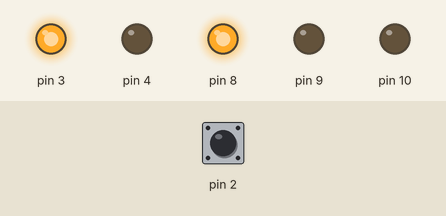
Bench run of a sketch on a simulated Arduino Uno, built with avr-gcc and run on an emulated ATmega328P. Parts: output pins drawn as LEDs (lit = HIGH). The inputs (shaded band) are chosen by the test bench; at power-on: pin 2 HIGH.

Above: at 1.2 s.
1.3 s: pin 2 pulled LOW for 0.15 s
At 2.4 s:
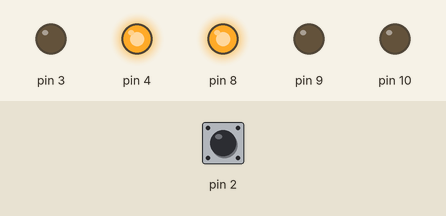
At 22.4 s:
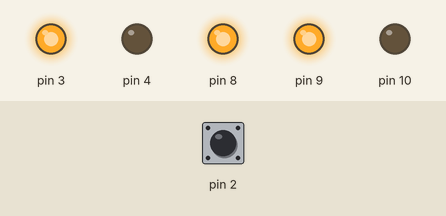
Timing chart, 0 to 27.7 s (numbered marks = the images above; inputs shaded):
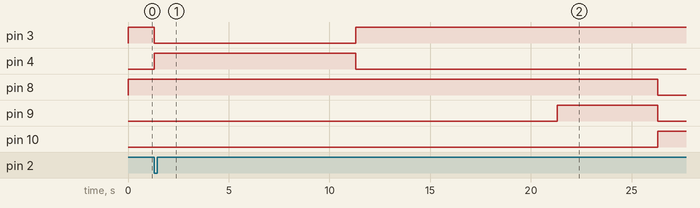

The sketch:

Task2_Traffic_Light_System.ino
```cpp
enum LightState {
  RED,
  RED_YELLOW,
  GREEN,
  YELLOW,
  PEDESTRIAN_GREEN
};

class LED {
private:
  int pin;
  bool isOn;

public:
  LED(int ledPin) : pin(ledPin), isOn(false) {}

  void begin() {
    pinMode(pin, OUTPUT);
    turnOff();
  }

  void turnOn() {
    digitalWrite(pin, HIGH);
    isOn = true;
  }

  void turnOff() {
    digitalWrite(pin, LOW);
    isOn = false;
  }
};

class PedestrianButton {
private:
  int pin;
  static volatile bool pressPending;

public:
  PedestrianButton(int buttonPin) : pin(buttonPin) {}

  void begin() {
    pinMode(pin, INPUT_PULLUP);
    attachInterrupt(
      digitalPinToInterrupt(pin),
      handleInterrupt,
      FALLING
    );
  }

  bool consumePress() {
    noInterrupts();
    bool pressed = pressPending;
    pressPending = false;
    interrupts();
    return pressed;
  }

  static void handleInterrupt() {
    const unsigned long DEBOUNCE_MICROS = 50000UL;
    static unsigned long lastAcceptedMicros = 0;
    static bool haveAcceptedPress = false;

    unsigned long now = micros();

    if (!haveAcceptedPress ||
        (unsigned long)(now - lastAcceptedMicros)
            >= DEBOUNCE_MICROS) {
      pressPending = true;
      lastAcceptedMicros = now;
      haveAcceptedPress = true;
    }
  }
};

volatile bool PedestrianButton::pressPending = false;

class TrafficLightController {
private:
  LightState state;
  unsigned long stateStartTime;

  LED redLED;
  LED yellowLED;
  LED greenLED;
  bool crossingRequested;
  LED pedestrianRedLED;
  LED pedestrianGreenLED;
  PedestrianButton button;

  void enterState() {
    greenLED.turnOff();
    pedestrianGreenLED.turnOff();

    stateStartTime = millis();

    switch (state) {
      case RED:
        redLED.turnOn();
        yellowLED.turnOff();
        pedestrianRedLED.turnOn();
        break;

      case RED_YELLOW:
        redLED.turnOn();
        yellowLED.turnOn();
        pedestrianRedLED.turnOn();
        break;

      case GREEN:
        redLED.turnOff();
        yellowLED.turnOff();
        pedestrianRedLED.turnOn();
        greenLED.turnOn();
        break;

      case YELLOW:
        redLED.turnOff();
        yellowLED.turnOn();
        pedestrianRedLED.turnOn();
        break;

      case PEDESTRIAN_GREEN:
        crossingRequested = false;
        button.consumePress();
        redLED.turnOn();
        yellowLED.turnOff();
        pedestrianRedLED.turnOff();
        pedestrianGreenLED.turnOn();
        break;
    }
  }

public:
  TrafficLightController()
    : state(RED),
      stateStartTime(0),
      redLED(8),
      yellowLED(9),
      greenLED(10),
      crossingRequested(false),
      pedestrianRedLED(3),
      pedestrianGreenLED(4),
      button(2) {}

  void begin() {
    redLED.begin();
    yellowLED.begin();
    greenLED.begin();
    pedestrianRedLED.begin();
    pedestrianGreenLED.begin();

    crossingRequested = false;
    state = RED;
    enterState();
    button.begin();
  }

  void update() {
    bool pressed = button.consumePress();

    if (pressed && state != PEDESTRIAN_GREEN) {
      crossingRequested = true;
    }

    unsigned long elapsed = millis() - stateStartTime;

    switch (state) {
      case RED:
        if (crossingRequested) {
          state = PEDESTRIAN_GREEN;
          enterState();
        }
        else if (elapsed >= 10000UL) {
          state = RED_YELLOW;
          enterState();
        }
        break;

      case RED_YELLOW:
        if (crossingRequested) {
          state = PEDESTRIAN_GREEN;
          enterState();
        }
        else if (elapsed >= 5000UL) {
          state = GREEN;
          enterState();
        }
        break;

      case GREEN:
        if (elapsed >= 10000UL) {
          state = YELLOW;
          enterState();
        }
        break;

      case YELLOW:
        if (elapsed >= 5000UL) {
          if (crossingRequested) {
            state = PEDESTRIAN_GREEN;
          }
          else {
            state = RED;
          }
          enterState();
        }
        break;

      case PEDESTRIAN_GREEN:
        if (elapsed >= 10000UL) {
          button.consumePress();
          state = RED;
          enterState();
        }
        break;
    }
  }
};

TrafficLightController trafficLight;

void setup() {
  trafficLight.begin();
}

void loop() {
  trafficLight.update();
}
```

Measured:
- after the input at 1.3 s, pin 3: HIGH → LOW at once, → HIGH 10.0 s later; pin 4: LOW → HIGH at once, → LOW 10.0 s later; pin 8: HIGH → LOW after 25.0 s instead of 13.7 s
